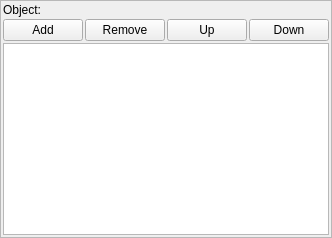
              <widget class="QFrame" name="frame_2">
               <property name="maximumSize">
                <size>
                 <width>10000</width>
                 <height>16777215</height>
                </size>
               </property>
               <property name="frameShape">
                <enum>QFrame::StyledPanel</enum>
               </property>
               <property name="frameShadow">
                <enum>QFrame::Plain</enum>
               </property>
               <layout class="QVBoxLayout" name="verticalLayout_44">
                <property name="spacing">
                 <number>2</number>
                </property>
                <property name="leftMargin">
                 <number>2</number>
                </property>
                <property name="topMargin">
                 <number>2</number>
                </property>
                <property name="rightMargin">
                 <number>2</number>
                </property>
                <property name="bottomMargin">
                 <number>2</number>
                </property>
                <item>
                 <widget class="QLabel" name="selected_label">
                  <property name="font">
                   <font>
                    <weight>50</weight>
                    <bold>false</bold>
                   </font>
                  </property>
                  <property name="text">
                   <string>Object:</string>
                  </property>
                  <property name="alignment">
                   <set>Qt::AlignLeading|Qt::AlignLeft|Qt::AlignVCenter</set>
                  </property>
                 </widget>
                </item>
                <item>
                 <layout class="QHBoxLayout" name="horizontalLayout_19">
                  <property name="spacing">
                   <number>2</number>
                  </property>
                  <item>
                   <widget class="QPushButton" name="pushButton_5">
                    <property name="text">
                     <string>Add</string>
                    </property>
                   </widget>
                  </item>
                  <item>
                   <widget class="QPushButton" name="pushButton_6">
                    <property name="text">
                     <string>Remove</string>
                    </property>
                   </widget>
                  </item>
                  <item>
                   <widget class="QPushButton" name="pushButton_7">
                    <property name="text">
                     <string>Up</string>
                    </property>
                   </widget>
                  </item>
                  <item>
                   <widget class="QPushButton" name="pushButton_8">
                    <property name="text">
                     <string>Down</string>
                    </property>
                   </widget>
                  </item>
                 </layout>
                </item>
                <item>
                 <widget class="QListWidget" name="listWidget">
                  <property name="sizePolicy">
                   <sizepolicy hsizetype="Expanding" vsizetype="Expanding">
                    <horstretch>0</horstretch>
                    <verstretch>0</verstretch>
                   </sizepolicy>
                  </property>
                  <property name="maximumSize">
                   <size>
                    <width>10000</width>
                    <height>16777215</height>
                   </size>
                  </property>
                 </widget>
                </item>
               </layout>
              </widget>
